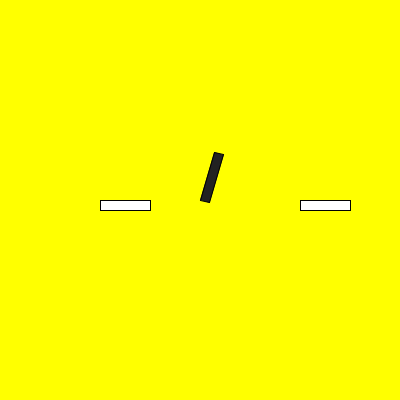
Frame 1 (no input)
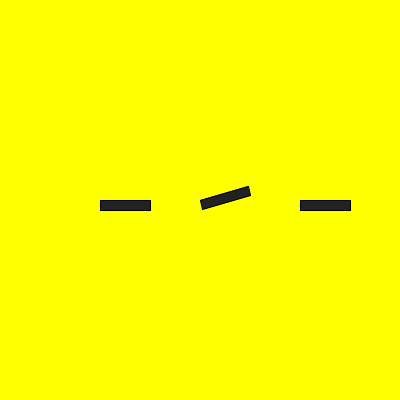
Frame 60 (the mouse pressed at the canvas centre just before this capture)
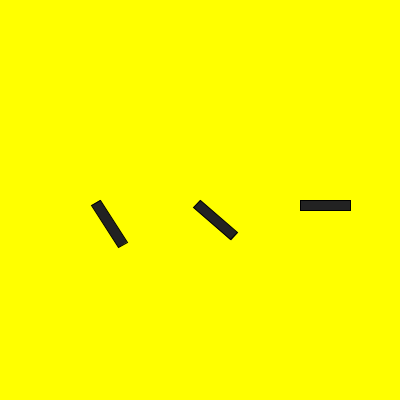
Frame 120 (the mouse held since frame 60 and released just before this capture)

The Processing sketch that drew these frames (run headless with seeded random() and noise(); from frame 60 on, the mouse is pressed at the canvas centre):

// Processing sketch: timers
// ── timers.pde
float r1, r2;

void setup(){
  size(400,400);
}

void draw(){
  background(#ffff00);
  println(frameCount);
  if(frameCount % 120 == 0){ // EVERY 60 FRAMES, DO THIS...
    r1++;
  }
  if(millis() > 3000){ // IF 3 SECONDS HAVE PASSED...
    r2+=.25;
  }
  
  // ROTATES AT INTERVAL
  pushMatrix();
  translate(100,200);
  rotate(r1);
  rect(0,0,50, 10);
  popMatrix();
  
  // ROTATES AFTER SET TIME HAS PASSED
  pushMatrix();
  translate(300,200);
  rotate(r2);
  rect(0,0,50, 10);
  popMatrix();
  
  // ROTATES ACCORDING TO SECONDS
  pushMatrix();
  translate(200,200);
  rotate(second());
  fill(minute());
  rect(0,0,50, 10);
  popMatrix();
}
